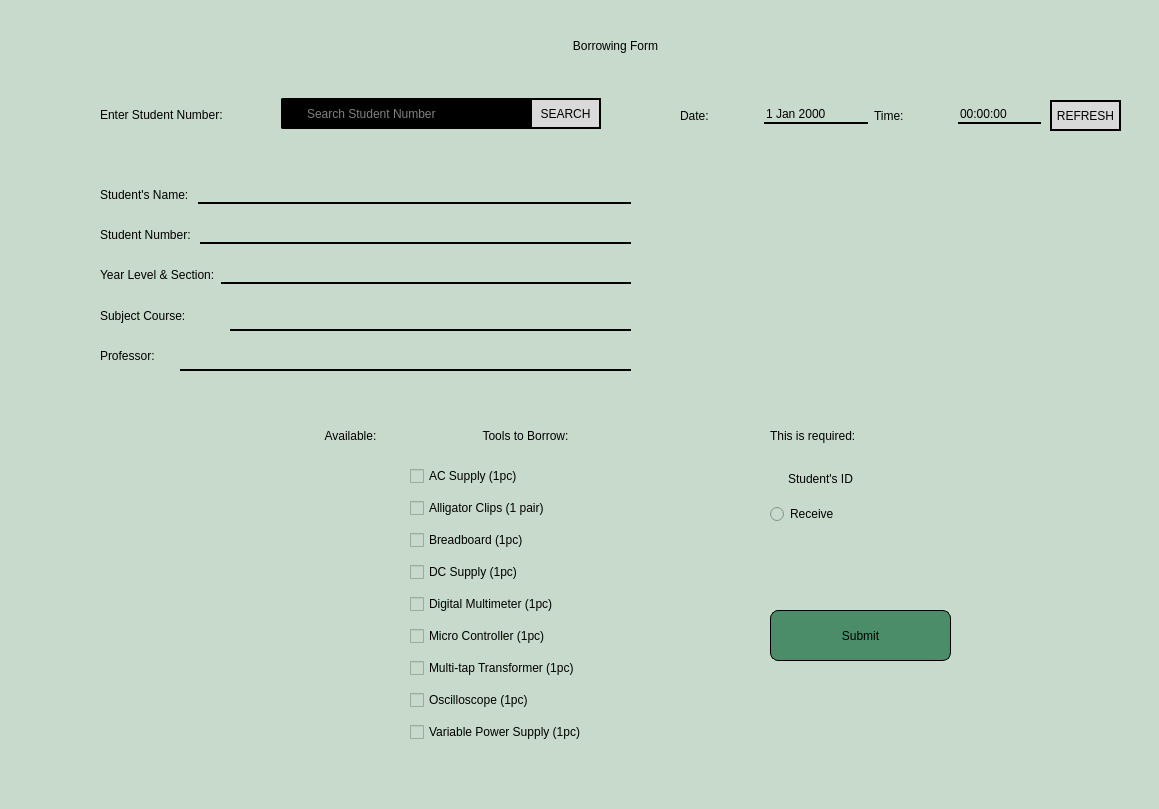
    <widget class="QWidget" name="page_borrowingForm">
     <property name="styleSheet">
      <string notr="true">background-color: rgb(199, 218, 204);</string>
     </property>
     <widget class="QWidget" name="widget_borrowForm" native="true">
      <property name="geometry">
       <rect>
        <x>0</x>
        <y>0</y>
        <width>1150</width>
        <height>800</height>
       </rect>
      </property>
      <widget class="QWidget" name="layoutWidget">
       <property name="geometry">
        <rect>
         <x>100</x>
         <y>170</y>
         <width>531</width>
         <height>131</height>
        </rect>
       </property>
       <layout class="QVBoxLayout" name="verticalLayout_5">
        <item>
         <layout class="QHBoxLayout" name="horizontalLayout_13">
          <item>
           <widget class="QLabel" name="label_2">
            <property name="styleSheet">
             <string notr="true">font: 700 12pt &quot;Palatino Linotype&quot;;</string>
            </property>
            <property name="text">
             <string>Student's Name: </string>
            </property>
           </widget>
          </item>
          <item>
           <widget class="QLineEdit" name="lineEdit_studentNameBF">
            <property name="styleSheet">
             <string notr="true">QLineEdit {
	background-color: transparent;
    border: none;
    border-bottom: 2px solid black;
	font: 12pt &quot;Lucida Fax&quot;;
}
QLineEdit:focus {
   border-bottom: 2px solid black;
}
                           </string>
            </property>
           </widget>
          </item>
         </layout>
        </item>
        <item>
         <layout class="QHBoxLayout" name="horizontalLayout_12">
          <item>
           <widget class="QLabel" name="label_5">
            <property name="styleSheet">
             <string notr="true">font: 700 12pt &quot;Palatino Linotype&quot;;</string>
            </property>
            <property name="text">
             <string>Student Number: </string>
            </property>
           </widget>
          </item>
          <item>
           <widget class="QLineEdit" name="lineEdit_studentNumberBF">
            <property name="styleSheet">
             <string notr="true">QLineEdit {
	background-color: transparent;
    border: none;
    border-bottom: 2px solid black;
	font: 12pt &quot;Lucida Fax&quot;;
}
QLineEdit:focus {
   border-bottom: 2px solid black;
}
                           </string>
            </property>
           </widget>
          </item>
         </layout>
        </item>
        <item>
         <layout class="QHBoxLayout" name="horizontalLayout_11">
          <item>
           <widget class="QLabel" name="label_15">
            <property name="styleSheet">
             <string notr="true">font: 700 12pt &quot;Palatino Linotype&quot;;</string>
            </property>
            <property name="text">
             <string>Year Level &amp; Section:</string>
            </property>
           </widget>
          </item>
          <item>
           <widget class="QLineEdit" name="lineEdit_yearSectionBF">
            <property name="styleSheet">
             <string notr="true">QLineEdit {
	background-color: transparent;
    border: none;
    border-bottom: 2px solid black;
	font: 12pt &quot;Lucida Fax&quot;;
}
QLineEdit:focus {
   border-bottom: 2px solid black;
}
                           </string>
            </property>
           </widget>
          </item>
         </layout>
        </item>
       </layout>
      </widget>
      <widget class="QLabel" name="label_4">
       <property name="geometry">
        <rect>
         <x>100</x>
         <y>340</y>
         <width>81</width>
         <height>31</height>
        </rect>
       </property>
       <property name="styleSheet">
        <string notr="true">font: 700 12pt &quot;Palatino Linotype&quot;;</string>
       </property>
       <property name="text">
        <string>Professor: </string>
       </property>
      </widget>
      <widget class="QWidget" name="layoutWidget_5">
       <property name="geometry">
        <rect>
         <x>770</x>
         <y>460</y>
         <width>181</width>
         <height>64</height>
        </rect>
       </property>
       <layout class="QVBoxLayout" name="verticalLayout_3">
        <item>
         <widget class="QLabel" name="label_7">
          <property name="styleSheet">
           <string notr="true">text-align:left;
padding-left:15px;
font: 700 11pt &quot;Palatino Linotype&quot;;</string>
          </property>
          <property name="text">
           <string>Student's ID</string>
          </property>
          <property name="alignment">
           <set>Qt::AlignLeading|Qt::AlignLeft|Qt::AlignVCenter</set>
          </property>
         </widget>
        </item>
        <item>
         <widget class="QRadioButton" name="radioButton_receiveIDBF">
          <property name="styleSheet">
           <string notr="true">font: 700 11pt &quot;Palatino Linotype&quot;;</string>
          </property>
          <property name="text">
           <string>Receive</string>
          </property>
         </widget>
        </item>
       </layout>
      </widget>
      <widget class="QLineEdit" name="lineEdit_studentNumberSearchBF">
       <property name="geometry">
        <rect>
         <x>280</x>
         <y>98</y>
         <width>271</width>
         <height>31</height>
        </rect>
       </property>
       <property name="styleSheet">
        <string notr="true">QLineEdit {
    padding: 25px;
    border: 2px black;
	background-color: rgb(0, 0, 0);
	border-radius: 3px;
	color:white;
	font: 12pt &quot;Lucida Fax&quot;;
}
QLineEdit::placeholder 
{
color: white; }

                           </string>
       </property>
       <property name="text">
        <string/>
       </property>
       <property name="placeholderText">
        <string>Search Student Number</string>
       </property>
      </widget>
      <widget class="QLabel" name="label_16">
       <property name="geometry">
        <rect>
         <x>100</x>
         <y>99</y>
         <width>181</width>
         <height>31</height>
        </rect>
       </property>
       <property name="styleSheet">
        <string notr="true">font: 700 12pt &quot;Palatino Linotype&quot;;</string>
       </property>
       <property name="text">
        <string>Enter Student Number:</string>
       </property>
      </widget>
      <widget class="QPushButton" name="pushButton_timeRefresh">
       <property name="geometry">
        <rect>
         <x>1050</x>
         <y>100</y>
         <width>71</width>
         <height>31</height>
        </rect>
       </property>
       <property name="styleSheet">
        <string notr="true">QPushButton
{
	background-color: rgb(217, 217, 217);
	border: 2px solid black;
	color: black;
	font: 10pt &quot;Lucida Fax&quot;;
}

QPushButton:Hover 
{
	border: 2px solid black;
	color: rgb(0, 0, 0);
	background-color: rgb(147, 147, 147);
	font: 10pt &quot;Lucida Fax&quot;;
}</string>
       </property>
       <property name="text">
        <string>REFRESH</string>
       </property>
      </widget>
      <widget class="QLineEdit" name="lineEdit_subjectCourseBF">
       <property name="geometry">
        <rect>
         <x>230</x>
         <y>300</y>
         <width>401</width>
         <height>31</height>
        </rect>
       </property>
       <property name="styleSheet">
        <string notr="true">QLineEdit {
	background-color: transparent;
    border: none;
    border-bottom: 2px solid black;
	font: 12pt &quot;Lucida Fax&quot;;
}
QLineEdit:focus {
   border-bottom: 2px solid black;
}
                           </string>
       </property>
      </widget>
      <widget class="QLabel" name="label_6">
       <property name="geometry">
        <rect>
         <x>410</x>
         <y>420</y>
         <width>231</width>
         <height>31</height>
        </rect>
       </property>
       <property name="styleSheet">
        <string notr="true">font: 700 11pt &quot;Palatino Linotype&quot;;</string>
       </property>
       <property name="text">
        <string>Tools to Borrow:</string>
       </property>
       <property name="alignment">
        <set>Qt::AlignCenter</set>
       </property>
      </widget>
      <widget class="QLabel" name="label_26">
       <property name="geometry">
        <rect>
         <x>770</x>
         <y>420</y>
         <width>161</width>
         <height>31</height>
        </rect>
       </property>
       <property name="styleSheet">
        <string notr="true">font: 700 12pt &quot;Palatino Linotype&quot;;</string>
       </property>
       <property name="text">
        <string>This is required:</string>
       </property>
      </widget>
      <widget class="QPushButton" name="pushButton_submitBF">
       <property name="geometry">
        <rect>
         <x>770</x>
         <y>610</y>
         <width>181</width>
         <height>51</height>
        </rect>
       </property>
       <property name="styleSheet">
        <string notr="true">QPushButton
{
	
border: 1px solid black;
background-color: rgb(74, 141, 104);
color: black;

	border-radius: 8px;
	font: 12pt &quot;Lucida Fax&quot;;
}

QPushButton:Hover 
{
border: 1px solid white;
	color: white;
	background-color: black;
	border-radius: 8px;
	font: 12pt &quot;Lucida Fax&quot;;
}</string>
       </property>
       <property name="text">
        <string>Submit</string>
       </property>
      </widget>
      <widget class="QWidget" name="layoutWidget_2">
       <property name="geometry">
        <rect>
         <x>680</x>
         <y>100</y>
         <width>361</width>
         <height>31</height>
        </rect>
       </property>
       <layout class="QHBoxLayout" name="horizontalLayout">
        <item>
         <widget class="QLabel" name="label">
          <property name="styleSheet">
           <string notr="true">font: 700 12pt &quot;Palatino Linotype&quot;;</string>
          </property>
          <property name="text">
           <string>Date:</string>
          </property>
         </widget>
        </item>
        <item>
         <widget class="QDateEdit" name="dateEdit_borrowDateBF">
          <property name="styleSheet">
           <string notr="true">QDateEdit {
font: 700 12pt &quot;Palatino Linotype&quot;;
text-align: left;
padding-right: 15px;
	background-color: transparent;
    border: none;
    border-bottom: 2px solid black;

}

QDateEdit:focus {
font: 700 12pt &quot;Palatino Linotype&quot;;
   border-bottom: 2px solid black;
}
                           </string>
          </property>
         </widget>
        </item>
        <item>
         <widget class="QLabel" name="label_14">
          <property name="styleSheet">
           <string notr="true">font: 700 12pt &quot;Palatino Linotype&quot;;</string>
          </property>
          <property name="text">
           <string>Time: </string>
          </property>
         </widget>
        </item>
        <item>
         <widget class="QTimeEdit" name="timeEdit_borrowTimeBF">
          <property name="styleSheet">
           <string notr="true">QTimeEdit {
font: 700 12pt &quot;Palatino Linotype&quot;;
text-align: left;
padding-right: 15px;
	background-color: transparent;
    border: none;
    border-bottom: 2px solid black;

}

QTimeEdit:focus {
font: 700 12pt &quot;Palatino Linotype&quot;;
   border-bottom: 2px solid black;
}
                           </string>
          </property>
         </widget>
        </item>
       </layout>
      </widget>
      <widget class="QWidget" name="layoutWidget_3">
       <property name="geometry">
        <rect>
         <x>410</x>
         <y>460</y>
         <width>231</width>
         <height>291</height>
        </rect>
       </property>
       <layout class="QVBoxLayout" name="verticalLayout_2">
        <item>
         <widget class="QCheckBox" name="checkBox_acSupply">
          <property name="styleSheet">
           <string notr="true">font: 700 11pt &quot;Palatino Linotype&quot;;</string>
          </property>
          <property name="text">
           <string>AC Supply (1pc)</string>
          </property>
         </widget>
        </item>
        <item>
         <widget class="QCheckBox" name="checkBox_alligatorClips">
          <property name="styleSheet">
           <string notr="true">font: 700 11pt &quot;Palatino Linotype&quot;;</string>
          </property>
          <property name="text">
           <string>Alligator Clips (1 pair)</string>
          </property>
         </widget>
        </item>
        <item>
         <widget class="QCheckBox" name="checkBox_breadBoard">
          <property name="styleSheet">
           <string notr="true">font: 700 11pt &quot;Palatino Linotype&quot;;</string>
          </property>
          <property name="text">
           <string>Breadboard (1pc)</string>
          </property>
         </widget>
        </item>
        <item>
         <widget class="QCheckBox" name="checkBox_dcSupply">
          <property name="styleSheet">
           <string notr="true">font: 700 11pt &quot;Palatino Linotype&quot;;</string>
          </property>
          <property name="text">
           <string>DC Supply (1pc)</string>
          </property>
         </widget>
        </item>
        <item>
         <widget class="QCheckBox" name="checkBox_digitalMultimeter">
          <property name="styleSheet">
           <string notr="true">font: 700 11pt &quot;Palatino Linotype&quot;;</string>
          </property>
          <property name="text">
           <string>Digital Multimeter (1pc)</string>
          </property>
         </widget>
        </item>
        <item>
         <widget class="QCheckBox" name="checkBox_mcontrol">
          <property name="styleSheet">
           <string notr="true">font: 700 11pt &quot;Palatino Linotype&quot;;</string>
          </property>
          <property name="text">
           <string>Micro Controller (1pc)</string>
          </property>
         </widget>
        </item>
        <item>
         <widget class="QCheckBox" name="checkBox_MTransformer">
          <property name="styleSheet">
           <string notr="true">font: 700 11pt &quot;Palatino Linotype&quot;;</string>
          </property>
          <property name="text">
           <string>Multi-tap Transformer (1pc)</string>
          </property>
         </widget>
        </item>
        <item>
         <widget class="QCheckBox" name="checkBox_oscilloscope">
          <property name="styleSheet">
           <string notr="true">font: 700 11pt &quot;Palatino Linotype&quot;;</string>
          </property>
          <property name="text">
           <string>Oscilloscope (1pc)</string>
          </property>
         </widget>
        </item>
        <item>
         <widget class="QCheckBox" name="checkBox_vpSupply">
          <property name="styleSheet">
           <string notr="true">font: 700 11pt &quot;Palatino Linotype&quot;;</string>
          </property>
          <property name="text">
           <string>Variable Power Supply (1pc)</string>
          </property>
         </widget>
        </item>
       </layout>
      </widget>
      <widget class="QPushButton" name="pushButton_studentNumSearch">
       <property name="geometry">
        <rect>
         <x>530</x>
         <y>98</y>
         <width>71</width>
         <height>31</height>
        </rect>
       </property>
       <property name="styleSheet">
        <string notr="true">QPushButton
{
	background-color: rgb(217, 217, 217);
	border: 2px solid black;
	color: black;
	font: 10pt &quot;Lucida Fax&quot;;
}

QPushButton:Hover 
{
	border: 2px solid black;
	color: rgb(0, 0, 0);
	background-color: rgb(147, 147, 147);
	font: 10pt &quot;Lucida Fax&quot;;
}</string>
       </property>
       <property name="text">
        <string>SEARCH</string>
       </property>
      </widget>
      <widget class="QLabel" name="label_12">
       <property name="geometry">
        <rect>
         <x>480</x>
         <y>20</y>
         <width>271</width>
         <height>51</height>
        </rect>
       </property>
       <property name="styleSheet">
        <string notr="true">font: 700 24pt &quot;Palatino Linotype&quot;;</string>
       </property>
       <property name="text">
        <string>Borrowing Form</string>
       </property>
       <property name="alignment">
        <set>Qt::AlignCenter</set>
       </property>
      </widget>
      <widget class="QLabel" name="label_3">
       <property name="geometry">
        <rect>
         <x>100</x>
         <y>300</y>
         <width>121</width>
         <height>31</height>
        </rect>
       </property>
       <property name="styleSheet">
        <string notr="true">font: 700 12pt &quot;Palatino Linotype&quot;;</string>
       </property>
       <property name="text">
        <string>Subject Course: </string>
       </property>
      </widget>
      <widget class="QLineEdit" name="lineEdit_professorBF">
       <property name="geometry">
        <rect>
         <x>180</x>
         <y>340</y>
         <width>451</width>
         <height>31</height>
        </rect>
       </property>
       <property name="styleSheet">
        <string notr="true">QLineEdit {
	background-color: transparent;
    border: none;
    border-bottom: 2px solid black;
	font: 12pt &quot;Lucida Fax&quot;;
}
QLineEdit:focus {
   border-bottom: 2px solid black;
}
                           </string>
       </property>
      </widget>
      <widget class="QLabel" name="label_24">
       <property name="geometry">
        <rect>
         <x>310</x>
         <y>420</y>
         <width>81</width>
         <height>31</height>
        </rect>
       </property>
       <property name="styleSheet">
        <string notr="true">font: 700 11pt &quot;Palatino Linotype&quot;;</string>
       </property>
       <property name="text">
        <string>Available:</string>
       </property>
       <property name="alignment">
        <set>Qt::AlignCenter</set>
       </property>
      </widget>
      <widget class="QWidget" name="layoutWidget_8">
       <property name="geometry">
        <rect>
         <x>310</x>
         <y>460</y>
         <width>81</width>
         <height>281</height>
        </rect>
       </property>
       <layout class="QVBoxLayout" name="available_bf">
        <item>
         <widget class="QLabel" name="label_availableACSupply">
          <property name="styleSheet">
           <string notr="true">font: 700 11pt &quot;Palatino Linotype&quot;;</string>
          </property>
          <property name="text">
           <string/>
          </property>
          <property name="alignment">
           <set>Qt::AlignCenter</set>
          </property>
         </widget>
        </item>
        <item>
         <widget class="QLabel" name="label_availableAlligatorClips">
          <property name="styleSheet">
           <string notr="true">font: 700 11pt &quot;Palatino Linotype&quot;;</string>
          </property>
          <property name="text">
           <string/>
          </property>
          <property name="alignment">
           <set>Qt::AlignCenter</set>
          </property>
         </widget>
        </item>
        <item>
         <widget class="QLabel" name="label_availableBreadboard">
          <property name="styleSheet">
           <string notr="true">font: 700 11pt &quot;Palatino Linotype&quot;;</string>
          </property>
          <property name="text">
           <string/>
          </property>
          <property name="alignment">
           <set>Qt::AlignCenter</set>
          </property>
         </widget>
        </item>
        <item>
         <widget class="QLabel" name="label_availableDCSupply">
          <property name="styleSheet">
           <string notr="true">font: 700 11pt &quot;Palatino Linotype&quot;;</string>
          </property>
          <property name="text">
           <string/>
          </property>
          <property name="alignment">
           <set>Qt::AlignCenter</set>
          </property>
         </widget>
        </item>
        <item>
         <widget class="QLabel" name="label_availableDigitalMultimeter">
          <property name="styleSheet">
           <string notr="true">font: 700 11pt &quot;Palatino Linotype&quot;;</string>
          </property>
          <property name="text">
           <string/>
          </property>
          <property name="alignment">
           <set>Qt::AlignCenter</set>
          </property>
         </widget>
        </item>
        <item>
         <widget class="QLabel" name="label_availableMicroController">
          <property name="styleSheet">
           <string notr="true">font: 700 11pt &quot;Palatino Linotype&quot;;</string>
          </property>
          <property name="text">
           <string/>
          </property>
          <property name="alignment">
           <set>Qt::AlignCenter</set>
          </property>
         </widget>
        </item>
        <item>
         <widget class="QLabel" name="label_availableMultiTapTransformer">
          <property name="styleSheet">
           <string notr="true">font: 700 11pt &quot;Palatino Linotype&quot;;</string>
          </property>
          <property name="text">
           <string/>
          </property>
          <property name="alignment">
           <set>Qt::AlignCenter</set>
          </property>
         </widget>
        </item>
        <item>
         <widget class="QLabel" name="label_availableOscilloscope">
          <property name="styleSheet">
           <string notr="true">font: 700 11pt &quot;Palatino Linotype&quot;;</string>
          </property>
          <property name="text">
           <string/>
          </property>
          <property name="alignment">
           <set>Qt::AlignCenter</set>
          </property>
         </widget>
        </item>
        <item>
         <widget class="QLabel" name="label_availableVariablePowerSupply">
          <property name="styleSheet">
           <string notr="true">font: 700 11pt &quot;Palatino Linotype&quot;;</string>
          </property>
          <property name="text">
           <string/>
          </property>
          <property name="alignment">
           <set>Qt::AlignCenter</set>
          </property>
         </widget>
        </item>
       </layout>
      </widget>
     </widget>
    </widget>
